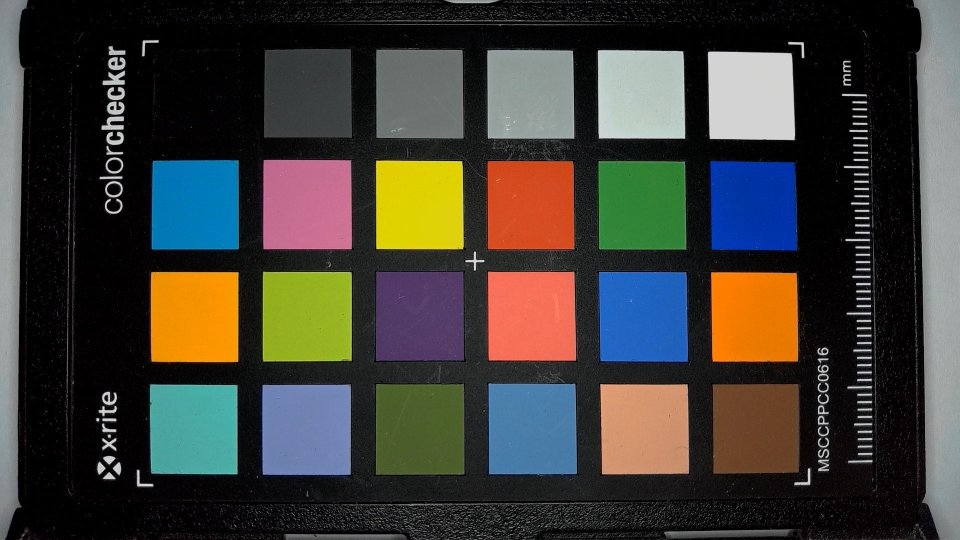
#> input picture Callibration/Color checker/100.jpg, 1920 x 1080 px, found by its file name (shown at 1/2 size); its folder holds only this picture in this run
$ jupyter execute Kalibrasi.ipynb
#> lines starting #> are read from the running program, lines starting #| are printed output that depends on the picture
#> further down, img_1 is the input picture: shape (1080, 1920, 3); mean B, G, R 55.5, 61.8, 63.9
[cell 1]
import cv2
import pandas as pd
import numpy as np
import matplotlib.pyplot as plt
import urllib.request

[cell 2]
# Function to Resize Image, Keep Aspect Ratio

def image_resize(image, width = None, height = None, inter = cv2.INTER_AREA):
    # initialize the dimensions of the image to be resized and
    # grab the image size
#> called with width = 1080, inter = 3
    dim = None
    (h, w) = image.shape[:2]
#> h = 1080; w = 1920

    # if both the width and height are None, then return the
    # original image
    if width is None and height is None:
        return image

    # check to see if the width is None
    if width is None:
        # calculate the ratio of the height and construct the
        # dimensions
        r = height / float(h)
        dim = (int(w * r), height)

    # otherwise, the height is None
    else:
        # calculate the ratio of the width and construct the
        # dimensions
        r = width / float(w)
#> r = 0.562
        dim = (width, int(h * r))
#> dim = (1080, 607)

    # resize the image
    resized = cv2.resize(image, dim, interpolation = inter)
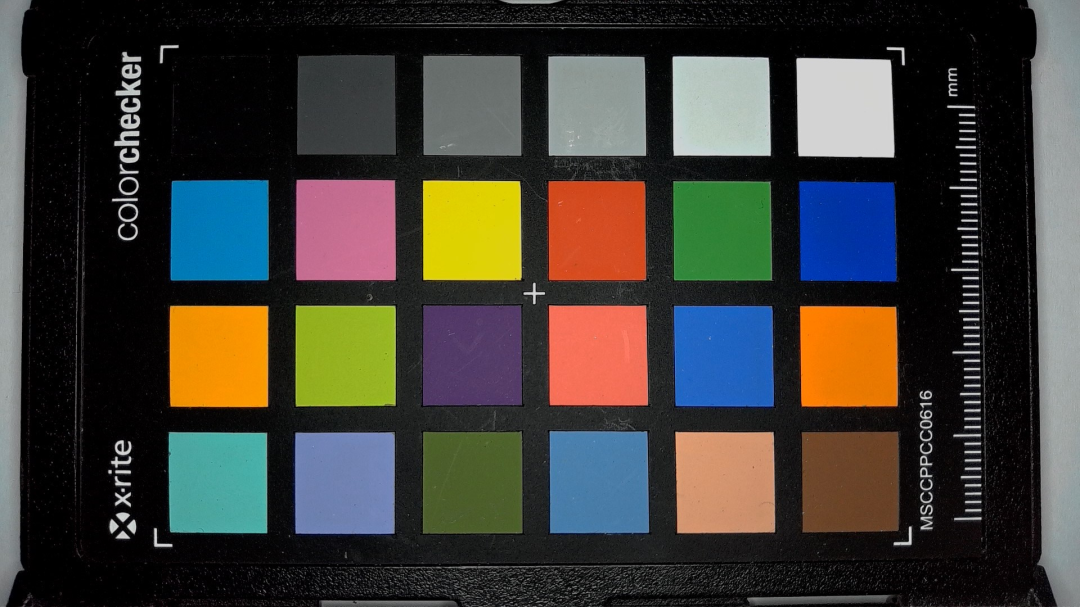
#> resized: shape (607, 1080, 3); mean B, G, R 55.5, 61.8, 63.9

    # return the resized image
    return resized

[cell 3]
import os
color_checker_dir = r'D:\Kuliah\Tugas Akhir yey\Kalibrasi\Color checker'
color_checker_list = os.listdir(color_checker_dir)

img_1 = cv2.imread(os.path.join(color_checker_dir, color_checker_list[0]))
img_1_resized = image_resize(img_1, width=1080)
roi = cv2.selectROI(img_1_resized)
print(roi)
roi_cropped_1 = img_1_resized[int(roi[1]):int(roi[1]+roi[3]), int(roi[0]):int(roi[0]+roi[2])]
cv2.imshow("ROI sample", roi_cropped_1)
cv2.waitKey(0)
cv2.destroyAllWindows()

for color_checker in color_checker_list:
    img = cv2.imread(os.path.join(color_checker_dir, color_checker))
    img_resized = image_resize(img, width=1080)
    roi_cropped = img_resized[int(roi[1]):int(roi[1]+roi[3]), int(roi[0]):int(roi[0]+roi[2])]
    cv2.imwrite("cropped_black_" + color_checker, roi_cropped)
    print("Cropped image of " + color_checker + " have been written")


$ run again, on Callibration/Color checker/60.jpg
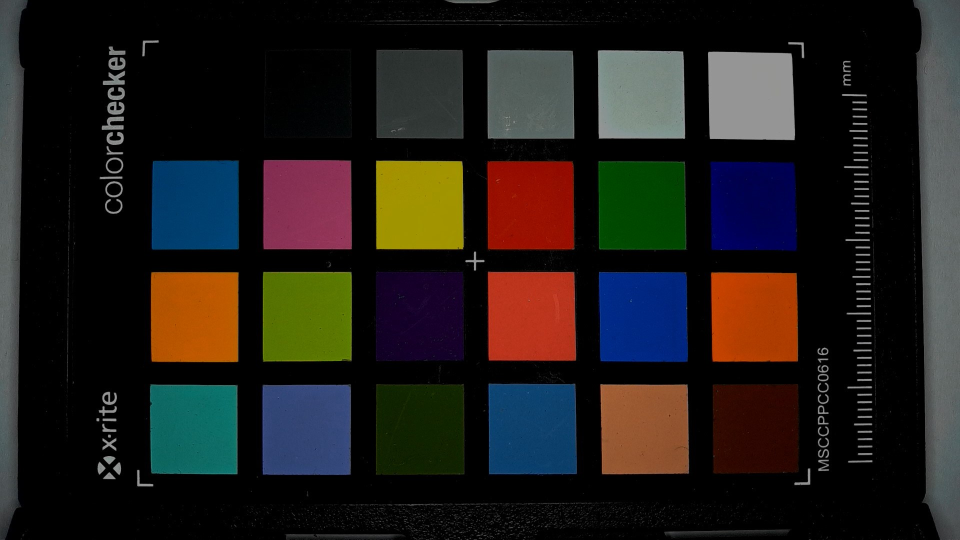
#> input picture Callibration/Color checker/60.jpg, 1920 x 1080 px, found by its file name (shown at 1/2 size)
#> img_1 is the input picture: shape (1080, 1920, 3); mean B, G, R 26.7, 29.9, 34
#> in image_resize, `resized = cv2.resize(image, dim, interpolation = inter)`:
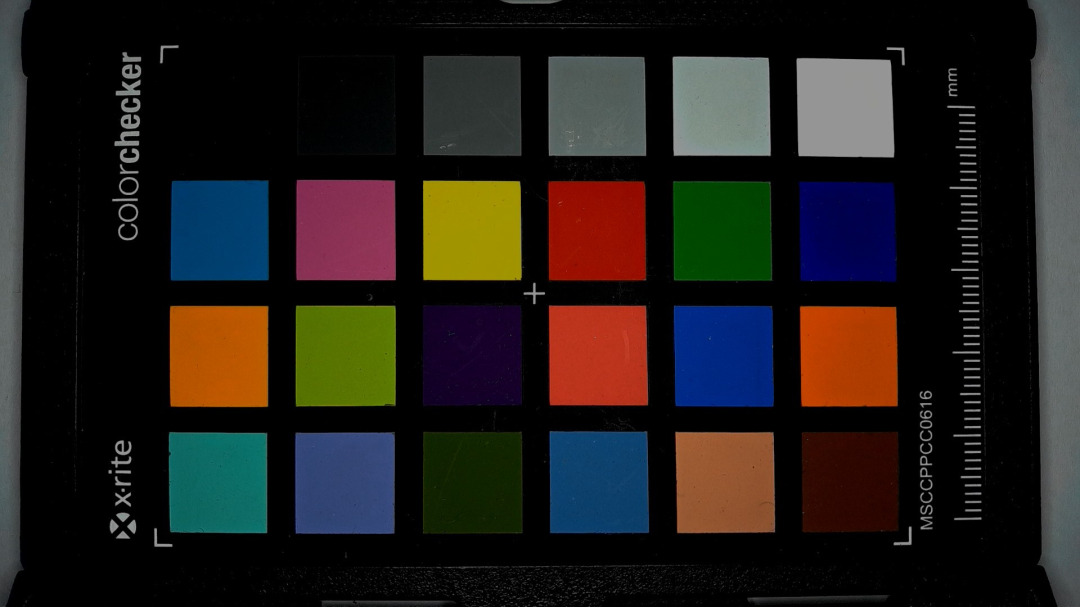
#> resized: shape (607, 1080, 3); mean B, G, R 26.7, 29.9, 34
